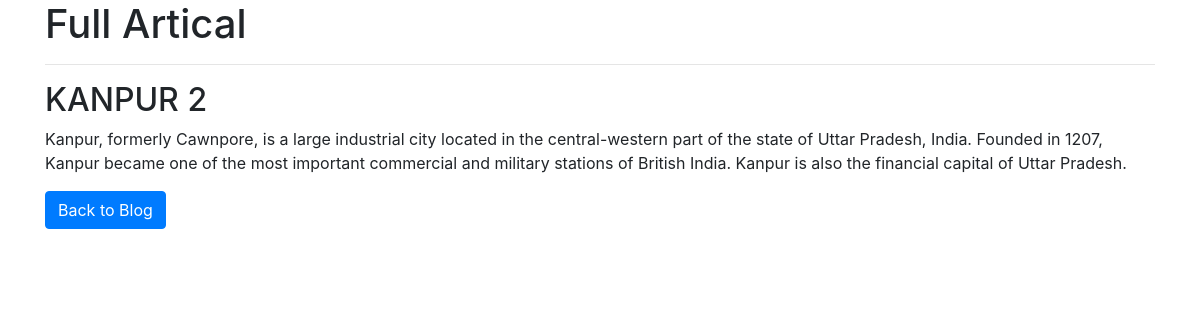
Screenshot of /view_post.php?id=78 with the database file from the repository.
### tables this page shows
CREATE TABLE `posts` (
  `id` int(255) NOT NULL,
  `title` varchar(25) NOT NULL,
  `content` mediumtext NOT NULL,
  `created_at` datetime NOT NULL DEFAULT current_timestamp() ON UPDATE current_timestamp()
);

### view_post.php (the view, shortened to what this page needs)
<!DOCTYPE html>
<html>
<head>
  <link rel="stylesheet" href="https://maxcdn.bootstrapcdn.com/bootstrap/4.5.2/css/bootstrap.min.css">
</head>
<body>
  <div class="container bg-dark-subtle">
    <h1>Full Artical </h1>
    <hr>
    <?php
      include('dbconection.php');
      if (isset($_GET['id'])) {
        $postId = $_GET['id'];
        $query = "SELECT * FROM posts WHERE id = $postId";
        $result = mysqli_query($conn, $query);
        if (mysqli_num_rows($result) === 1) {
          $row = mysqli_fetch_assoc($result);
          $postTitle = $row['title'];
          $postContent = $row['content'];
          echo '<div class="post">';
          echo '<h2>' . $postTitle . '</h2>';
          echo '<p>' . $postContent . '</p>';
          echo '</div>';
        } else {
          echo '<p>Post not found.</p>';
        }
      } else {
        echo '<p>Invalid request.</p>';
      }
    ?>
    <a href="index.php" class="btn btn-primary">Back to Blog</a>
  </div>
</body>
</html>

### rows the page displays
posts: title "KANPUR 2", content "Kanpur, formerly Cawnpore, is a large industrial city located in the central-western part of the state of Uttar Pradesh, India. Founded in 1207, Kanpur became one of the most important commercial and military stations of British India. Kanpur is also the financial capital of Uttar Pradesh."
